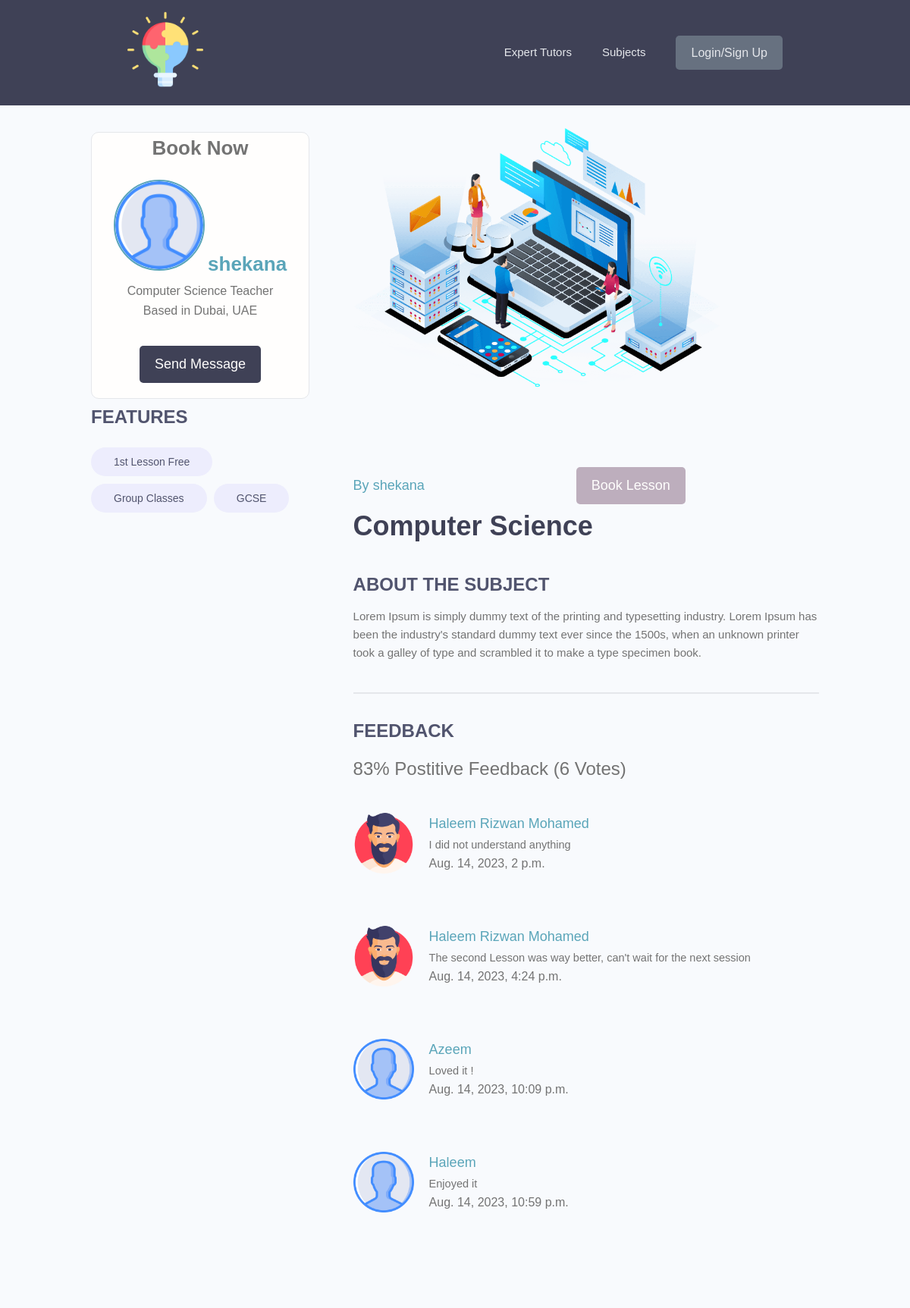
Page /subject/8957da83-0ee2-452b-8a84-2612e3c49fe7/ (upper part) on the earlier database version.
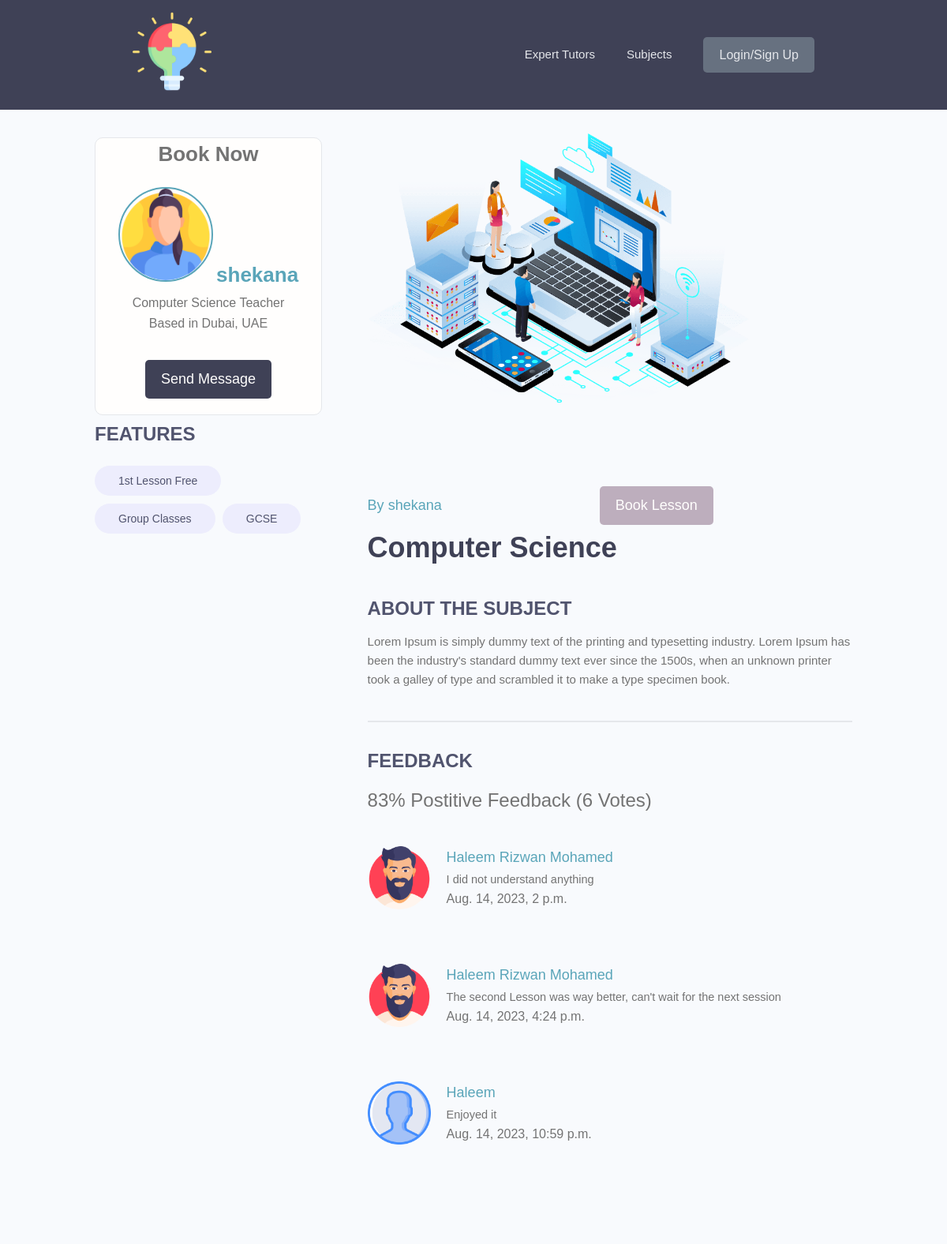
Same page on the later database version.
### userprofile/models.py (models this page shows, shortened)
class TutorProfile(models.Model):
    user = models.OneToOneField(settings.AUTH_USER_MODEL, on_delete=models.CASCADE,
                                     null=True, blank=True)
    email = models.EmailField(max_length=500, blank=False, null=True)
    username = models.CharField(max_length=100, blank=False, null=True)
    name = models.CharField(max_length=200, blank=False, null=True)
    first_name = models.CharField(max_length=300, blank=False, null=True)
    last_name = models.CharField(max_length=300, blank=True, null=True)
    location = models.CharField(max_length=500, blank=True, null=True)
    short_intro = models.CharField(max_length=200, blank=True, null=True)
    bio = models.TextField(blank=True, null=True)
    teaching_level = models.ManyToManyField('TeachingLevel', blank=False)
    hourly_rate = models.CharField(max_length=20, blank=True, null=True)
    teaching_subjects = models.ManyToManyField('MainSubjSkill',blank=True)
    profile_image = models.ImageField(null=True, blank=True, upload_to='tutor-profile-img/',
                                      default="defaultprofileimg/default.png")
    profile_image_uploaded = models.BooleanField(default=False)
    identification = models.ImageField(upload_to='tutor-id/', default="default-image/identification.png")
    identification_uploaded = models.BooleanField(default=False)
    degree = models.ImageField(null=True, blank=True, upload_to='tutor-degree/', default="default-image/degree.png")
    degree_uploaded = models.BooleanField(default=False)
    created = models.DateTimeField(auto_now_add=True)
    id = models.UUIDField(default=uuid.uuid4,
                          unique=True, primary_key=True, editable=False)

class StudentProfile(models.Model):
    user = models.OneToOneField(settings.AUTH_USER_MODEL, on_delete=models.CASCADE,
                                       null=True, blank=True)
    email = models.EmailField(max_length=500, blank=False, null=True)
    username = models.CharField(max_length=200, blank=False, null=True)
    name = models.CharField(max_length=200, blank=False, null=True)
    first_name = models.CharField(max_length=300, blank=False, null=True)
    last_name = models.CharField(max_length=300, blank=True, null=True)
    short_goal = models.CharField(max_length=200, blank=True, null=True)
    bio = models.TextField(blank=True, null=True)
    EDUCATION_LEVEL = (
        ('Year 7', 'Year 7 KS3'),
        ('Year 8', 'Year 8 KS3'),
        ('Year 9', 'Year 9 KS3'),
        ('Year 10', 'Year 10 KS4'),
        ('Year 11', 'Year 11 KS4'),
        ('Year 12', 'Year 12 KS5'),
        ('Year 13', 'Year 13 KS5'),
    )
    Year_group = models.CharField(max_length=200, choices=EDUCATION_LEVEL)
    interested_subjects = models.ManyToManyField('MainSubjSkill',blank=True)
    profile_image = models.ImageField(null=True, blank=True, upload_to='student-profile-img/',
                                      default="defaultprofileimg/studentdefault.png")
    created = models.DateTimeField(auto_now_add=True)
    id = models.UUIDField(default=uuid.uuid4, unique=True, primary_key=True, editable=False)
    parent_name = models.CharField(max_length=150, blank=True, null=True)
    parent_email = models.EmailField(max_length=500, blank=True, null=True)
    parent_phone = models.CharField(max_length=20, blank=True, null=True)
    parent_pro_image = models.ImageField(null=True, blank=True, upload_to='student-parent-profile-img/',
                                      default="defaultprofileimg/parentm.png")
    PREFERRED_AVAILABILITY_CHOICES = [
        ('Weekday mornings', 'Weekday mornings'),
        ('Weekday afternoons', 'Weekday afternoons'),
        ('Weekday evenings', 'Weekday evenings'),
        ('Weekends mornings', 'Weekends mornings'),
        ('Weekends afternoons', 'Weekends afternoons'),
        ('Weekends evenings', 'Weekends evenings'),
    ]
    preferred_availability = models.CharField(
        max_length=100, choices=PREFERRED_AVAILABILITY_CHOICES, blank=True, null=True
    )

### subjects/models.py (models this page shows, shortened)
class Tag(models.Model):
    name = models.CharField(max_length=200)
    created = models.DateTimeField(auto_now_add=True)
    id = models.UUIDField(default=uuid.uuid4, unique=True, primary_key=True, editable=False)
    def __str__(self):
        return self.name

class Review(models.Model):
    owner = models.ForeignKey(StudentProfile, on_delete=models.CASCADE, null=True)
    subject = models.ForeignKey(Subject, on_delete=models.CASCADE)
    body = models.TextField(null=True, blank=True)
    created = models.DateTimeField(auto_now_add=True)
    id = models.UUIDField(default=uuid.uuid4, unique=True, primary_key=True, editable=False)
    VOTE_TYPE = (
        ('up', 'Positive Vote'),
        ('down', 'Negative Vote'),
    )
    value = models.CharField(max_length=20, choices=VOTE_TYPE)

### subjects/views.py (the view, shortened to what this page needs)
# urls.py: path('subject/<str:pk>/', views.subject, name="subject"),
def subject(request, pk):
    subjectObj = Subject.objects.get(id=pk)
    form = ReviewForm()
    tags = subjectObj.tags.all()
    tutorprofile = subjectObj.owner
    user_type = request.user.user_type if request.user.is_authenticated and request.user.user_type == 'tutor' else None
    return render(request, 'subjects/single-subject.html', {'subject': subjectObj, 'tags': tags,
                                                             'form': form, 'user_type': user_type, 'tutorprofile': tutorprofile})

### subjects/templates/subjects/single-subject.html (shortened to what the changed rows need)
{% extends 'main.html' %}
{% block content %}
{% if request.user.tutorprofile.id == tutorprofile.id%}
<main class="singleProject my-md">
    <div class="container">
      <div class="layout">
        <div class="column column--1of3">
          <div class="review__card text-centerr">
            <h2>Book Now </h2>
            <div class="card__body dev">
              <img class="avatar avatar--xlr" src="{{ tutorprofile.profile_image.url }}" />
              <a class="tutor__name" href="{% url 'tutor-profile' tutorprofile.id %}"> <h2 class="dev__name">{{ tutorprofile.name}} </h2> </a>
              <p class="dev__title">{{ tutorprofile.short_intro}}</p>
              <p class="dev__location">Based in {{ tutorprofile.location}}</p>
              <br>
              {% if request.user.tutorprofile.id != tutorprofile.id %}
              <a href="{% url 'create-message' tutorprofile.id %}" class="btn btn--sub btn--lgs">Send Message </a>
              {% endif %}
            </div>
          </div>
          <h3 class="singleProject__subtitle">Features</h3>
          <div class="singleProject__toolStack">
            {% for tag in subject.tags.all %}
            <span class="tag tag--pill tag--sub tag--lg">
              <small>{{tag}}</small>
            </span>
            {% endfor %}
          </div>
        </div>
        <div class="column column--2of3">
          <h2> This is Your Subject Advert</h2>
          <img class="singleProject__preview" src="{{subject.subject_image.url}}" alt="portfolio thumbnail" />
          <a href="{% url 'tutor-profile' subject.owner.id%}" class="singleProject__developer">By {{subject.owner.name}}  <a href="#" class="btn btn--subss btn--lgss">Book Lesson </a> </a>
          <h2 class="singleProject__title">{{subject.title}}</h2>
          <h3 class="singleProject__subtitle">About the Subject</h3>
          <div class="singleProject__info">
           {{subject.description}}
          </div>
          <div class="comments">
            <h3 class="singleProject__subtitle">Feedback</h3>
            <h5 class="project--rating">
              {{subject.vote_ratio}}% Postitive Feedback ({{subject.vote_total}} Vote{{subject.vote_total|pluralize:"s"}})
            </h5>
            {% if user.is_authenticated %}
            {% if user_type is None %}
            <form  action="{% url 'subject' subject.id %}" method="POST">
              {% csrf_token %}
              {% for field in form %}
               <div class="form__field">
                <label for="formInput#textarea">{{field.label}}</label>
                {{field}}
              </div>
              {% endfor %}
              <input class="btn btn--sub btn--lg" type="submit" value="Add Your Comment Now" />
            </form>
            {% endif %}
            {% endif %}
            <div class="commentList">
              {% for review in subject.review_set.all %}
              {% if review.body %}
              <div class="comment">
                <a href="{% url 'student-profile' review.owner.id %}">
                  <img class="singleProject__previewc"" src="{{review.owner.profile_image.url}}"" alt="user" />
                </a>
                <div class="comment__details">
                  <a href="{% url 'student-profile' review.owner.id %}" class="comment__author">{{review.owner.name}}</a>
                  <p class="comment__info">{{review.body| linebreaksbr}}</p>
                  <p class="review_date">{{review.created}}</p>
                </div>
              </div>
              {% endif %}
              {% endfor %}
            </div>
          </div>
        </div>
      </div>
    </div>
  </div>
</main>
{% else %}
<main class="singleProject my-md">
  <div class="container">
    <div class="layout">
      <div class="column column--1of3">
        <div class="review__card text-centerr">
          <h2>Book Now </h2>
          <div class="card__body dev">
            <img class="avatar avatar--xlr" src="{{ tutorprofile.profile_image.url }}" />
            <a class="tutor__name" href="{% url 'tutor-profile' tutorprofile.id %}"> <h2 class="dev__name">{{ tutorprofile.name}} </h2> </a>
            <p class="dev__title">{{ tutorprofile.short_intro}}</p>
            <p class="dev__location">Based in {{ tutorprofile.location}}</p>
            <br>
            {% if request.user.tutorprofile.id != tutorprofile.id %}
            <a href="{% url 'create-message' tutorprofile.id %}" class="btn btn--sub btn--lgs">Send Message </a>
            {% endif %}
          </div>
        </div>
        <h3 class="singleProject__subtitle">Features</h3>
        <div class="singleProject__toolStack">
          {% for tag in subject.tags.all %}
          <span class="tag tag--pill tag--sub tag--lg">
            <small>{{tag}}</small>
          </span>
          {% endfor %}
        </div>
      </div>
      <div class="column column--2of3">
        <img class="singleProject__preview" src="{{subject.subject_image.url}}" alt="portfolio thumbnail" />
        <a href="{% url 'tutor-profile' subject.owner.id%}" class="singleProject__developer">By {{subject.owner.name}}  <a href="#" class="btn btn--subss btn--lgss">Book Lesson </a> </a>
        <h2 class="singleProject__title">{{subject.title}}</h2>
        <h3 class="singleProject__subtitle">About the Subject</h3>
        <div class="singleProject__info">
         {{subject.description}}
        </div>
        <div class="comments">
          <h3 class="singleProject__subtitle">Feedback</h3>
          <h5 class="project--rating">
            {{subject.vote_ratio}}% Postitive Feedback ({{subject.vote_total}} Vote{{subject.vote_total|pluralize:"s"}})
          </h5>
          <div class="commentList">
            {% for review in subject.review_set.all %}
            {% if review.body %}
            <div class="comment">
              <a href="{% url 'student-profile' review.owner.id %}">
                <img class="singleProject__previewc"" src="{{review.owner.profile_image.url}}"" alt="user" />
              </a>
              <div class="comment__details">
                <a href="{% url 'student-profile' review.owner.id %}" class="comment__author">{{review.owner.name}}</a>
                <p class="comment__info">{{review.body| linebreaksbr}}</p>
                <p class="review_date">{{review.created}}</p>
              </div>
            </div>
            {% endif %}
            {% endfor %}
          </div>
        </div>
      </div>
    </div>
  </div>
</main>
{% endif %}
{% endblock content %}

Differences in the rows shown:
removed Review: owner.profile_image (placeholder picture), owner.name "Azeem", body "Loved it !", created "Aug. 14, 2023, 10:09 p.m."
changed TutorProfile "shekana": profile_image: picture added in place of a placeholder
